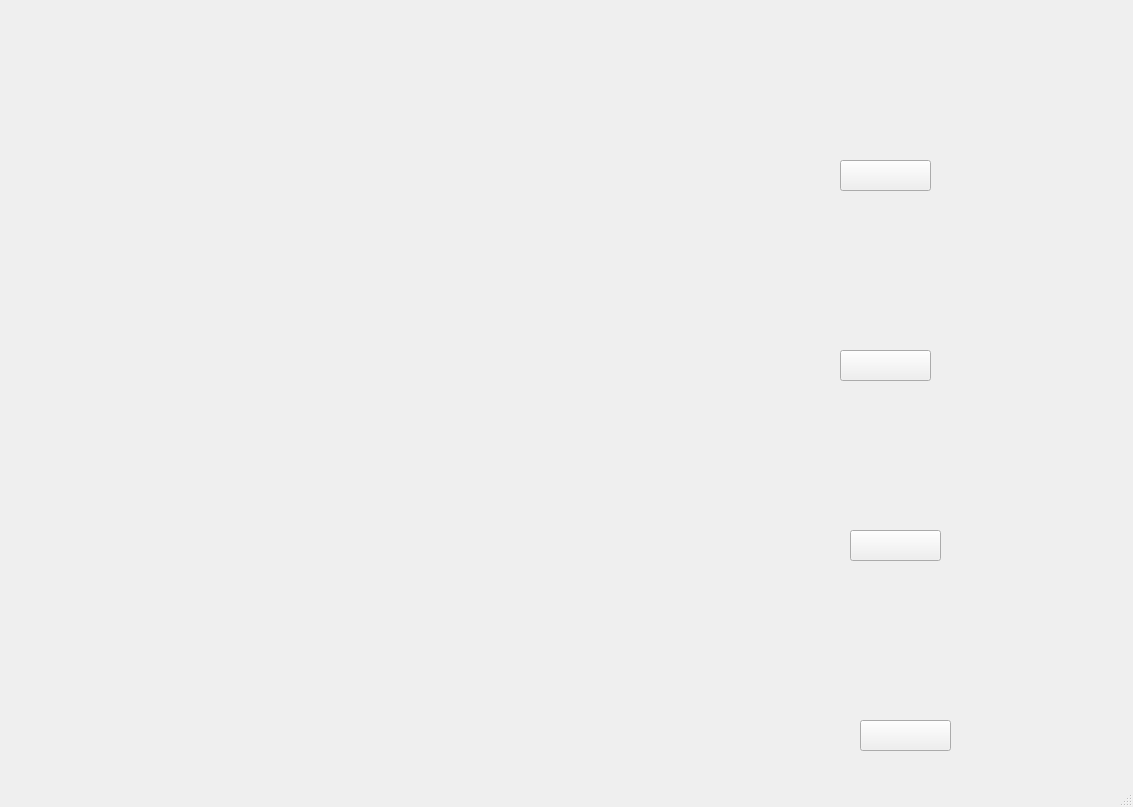
<?xml version="1.0" encoding="UTF-8"?>
<ui version="4.0">
 <class>room</class>
 <widget class="QMainWindow" name="room">
  <property name="geometry">
   <rect>
    <x>0</x>
    <y>0</y>
    <width>1133</width>
    <height>807</height>
   </rect>
  </property>
  <property name="windowTitle">
   <string>MainWindow</string>
  </property>
  <widget class="QWidget" name="centralwidget">
   <property name="styleSheet">
    <string notr="true">#centralwidget{border-image: url(:/image/login/preview.jpg);}</string>
   </property>
   <widget class="QWidget" name="led1" native="true">
    <property name="geometry">
     <rect>
      <x>810</x>
      <y>20</y>
      <width>131</width>
      <height>121</height>
     </rect>
    </property>
    <property name="styleSheet">
     <string notr="true">border-image: url(:/image/login/closeled_ico.png);</string>
    </property>
   </widget>
   <widget class="QWidget" name="led2" native="true">
    <property name="geometry">
     <rect>
      <x>830</x>
      <y>220</y>
      <width>120</width>
      <height>121</height>
     </rect>
    </property>
    <property name="styleSheet">
     <string notr="true">border-image: url(:/image/login/closeled_ico.png);</string>
    </property>
   </widget>
   <widget class="QWidget" name="feng" native="true">
    <property name="geometry">
     <rect>
      <x>830</x>
      <y>400</y>
      <width>120</width>
      <height>121</height>
     </rect>
    </property>
    <property name="styleSheet">
     <string notr="true">border-image: url(:/image/login/closefan_ico.png);</string>
    </property>
   </widget>
   <widget class="QWidget" name="door" native="true">
    <property name="geometry">
     <rect>
      <x>840</x>
      <y>580</y>
      <width>120</width>
      <height>121</height>
     </rect>
    </property>
    <property name="styleSheet">
     <string notr="true">border-image: url(:/image/login/closedoor_ico.png);</string>
    </property>
   </widget>
   <widget class="QPushButton" name="led1button">
    <property name="geometry">
     <rect>
      <x>840</x>
      <y>160</y>
      <width>91</width>
      <height>31</height>
     </rect>
    </property>
    <property name="styleSheet">
     <string notr="true">border-image: url(:/image/login/OFF.png);</string>
    </property>
    <property name="text">
     <string/>
    </property>
    <property name="checkable">
     <bool>true</bool>
    </property>
   </widget>
   <widget class="QPushButton" name="ledbutton2">
    <property name="geometry">
     <rect>
      <x>840</x>
      <y>350</y>
      <width>91</width>
      <height>31</height>
     </rect>
    </property>
    <property name="styleSheet">
     <string notr="true">border-image: url(:/image/login/OFF.png);</string>
    </property>
    <property name="text">
     <string/>
    </property>
    <property name="checkable">
     <bool>true</bool>
    </property>
   </widget>
   <widget class="QPushButton" name="doorbutton">
    <property name="geometry">
     <rect>
      <x>860</x>
      <y>720</y>
      <width>91</width>
      <height>31</height>
     </rect>
    </property>
    <property name="styleSheet">
     <string notr="true">border-image: url(:/image/login/OFF.png);</string>
    </property>
    <property name="text">
     <string/>
    </property>
    <property name="checkable">
     <bool>true</bool>
    </property>
   </widget>
   <widget class="QPushButton" name="fengbutton">
    <property name="geometry">
     <rect>
      <x>850</x>
      <y>530</y>
      <width>91</width>
      <height>31</height>
     </rect>
    </property>
    <property name="styleSheet">
     <string notr="true">border-image: url(:/image/login/OFF.png);</string>
    </property>
    <property name="text">
     <string/>
    </property>
    <property name="checkable">
     <bool>true</bool>
    </property>
   </widget>
  </widget>
  <widget class="QMenuBar" name="menubar">
   <property name="geometry">
    <rect>
     <x>0</x>
     <y>0</y>
     <width>1133</width>
     <height>23</height>
    </rect>
   </property>
  </widget>
  <widget class="QStatusBar" name="statusbar"/>
 </widget>
 <resources/>
 <connections/>
</ui>
